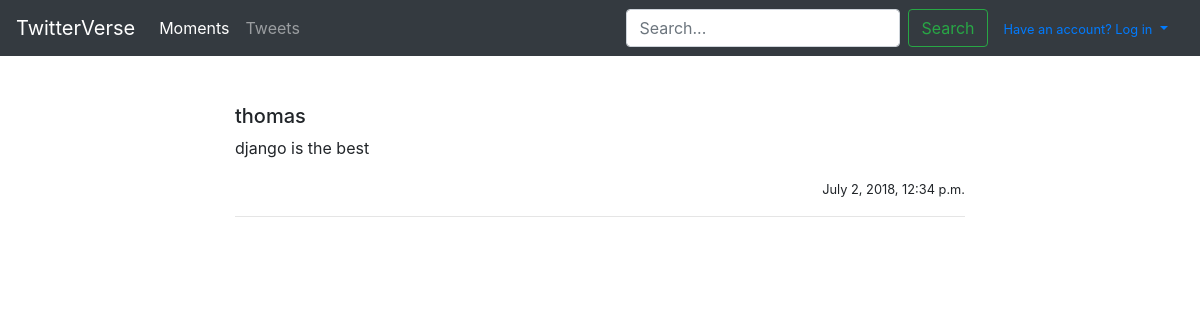
/tweet/4/, run on the app's committed database.
### tweets/models.py (models this page shows, shortened)
class Tweet(models.Model):
	user = models.ForeignKey(settings.AUTH_USER_MODEL, on_delete=models.CASCADE)
	content = models.TextField(max_length=180, validators=[validate_content])
	updated = models.DateTimeField(auto_now=True)
	created = models.DateTimeField(auto_now_add=True)
	def __str__(self):
		return str(self.content)

### tweets/views.py (the view)
# urls.py: url(r'^(?P<pk>\d+)/$', TweetDetailView.as_view(), name='detail'), # localhost:4000/tweet/id_of_tweet
class TweetDetailView(DetailView):
	template_name = "tweets/detail_view.html"
	queryset = Tweet.objects.all()
	def get_context_data(self, **kwargs):
		context = super().get_context_data(**kwargs)
		print(context)
		return context

### tweets/templates/tweets/detail_view.html (shortened to what this page needs)
{% extends "base.html" %}
{% block content %}
<br>
<div class="row">
	<div class="col-sm-8 offset-sm-2">
		<div class="media">
  			<div class="media-body">
    			<h5 class="mt-0">{{object.user}}</h5>
				<p>{{object.content}}</p>
				<p align="right"><small>{{object.created}}</small></p>
				<hr>
			</div>
		</div>
	</div>
</div>
{% endblock content %}

### data on the page
Tweet: user "thomas", content "django is the best", created "July 2, 2018, 12:34 p.m."
